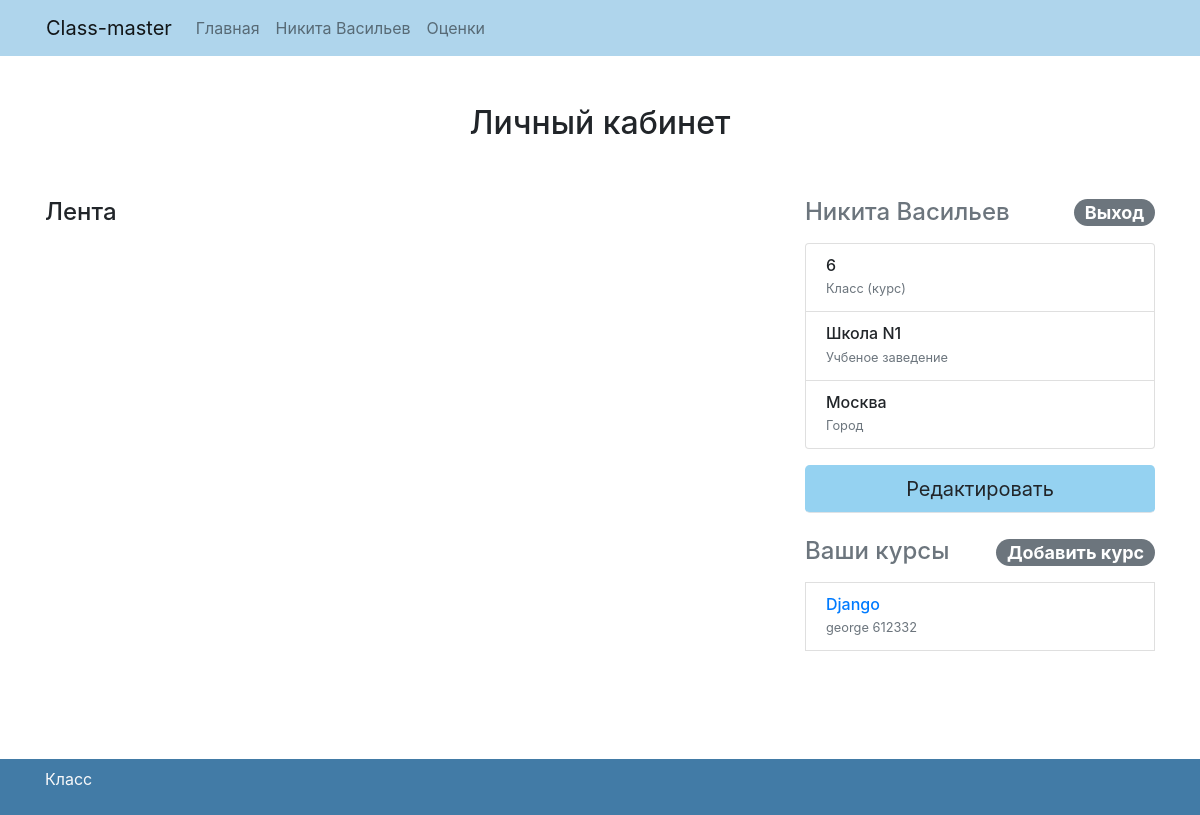
Before: /im/ (signed in) with the older database file.
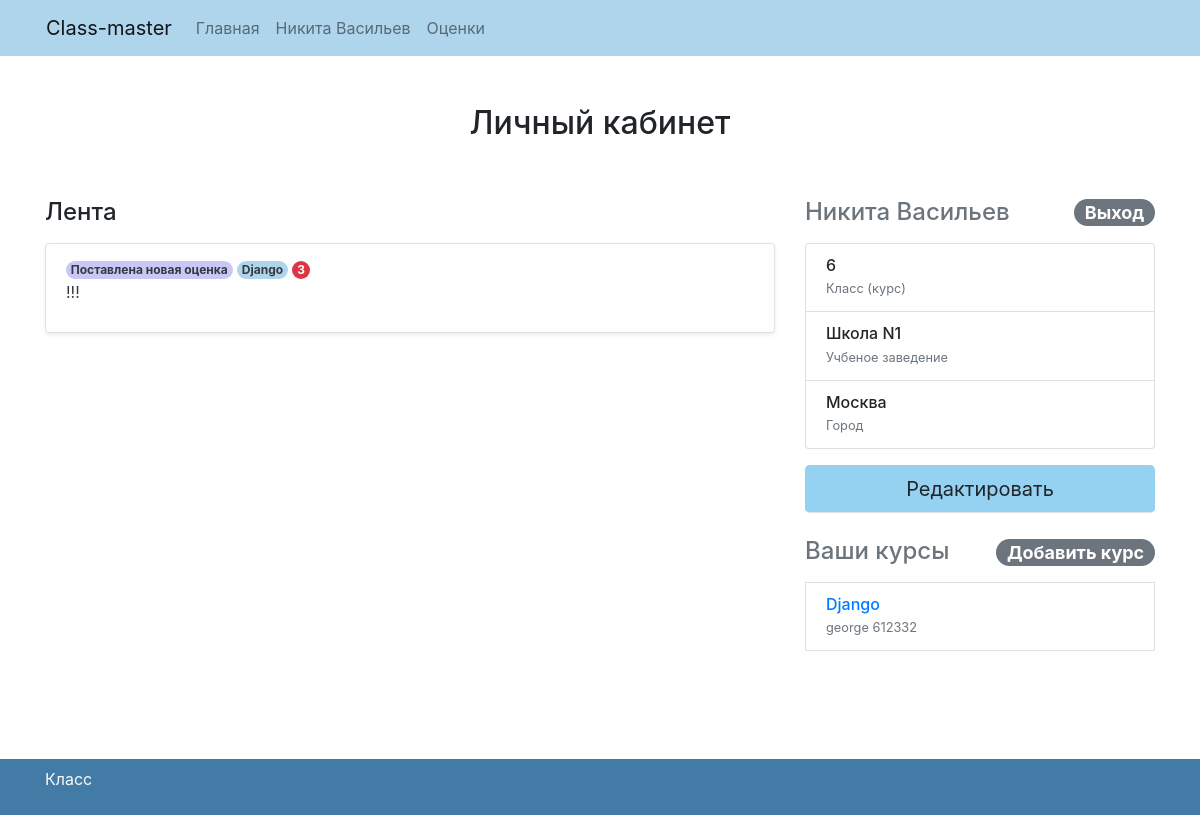
After: the same page with the newer database file.
### my_class/models.py (models this page shows, shortened)
class Class(models.Model):
    name = models.CharField(max_length=32)
    teacher = models.ForeignKey(settings.AUTH_USER_MODEL, on_delete=models.CASCADE, null=True, blank=True)
    def pin(self):
        return generate_pin(self.pk)
    class Meta:
        verbose_name = "Классы"
        verbose_name_plural = "Классы"

class StudentAnswer(models.Model):
    comment = models.TextField(max_length=256, blank=True, null=True)
    current_class = models.ForeignKey('Class', on_delete=models.CASCADE, blank=True, null=True)
    task = models.ForeignKey(Task, on_delete=models.CASCADE)
    author = models.ForeignKey('Profile', on_delete=models.CASCADE, blank=True, null=True)
    mark = models.IntegerField(blank=True, null=True)
    teacher_comment = models.TextField(max_length=256, blank=True, null=True)
    mark_time = models.DateTimeField(blank=True, null=True)
    send_time = models.DateTimeField(blank=True, null=True)
    class Meta:
        verbose_name = "Ответы"
        verbose_name_plural = "Ответы"

class Task(models.Model):
    title = models.CharField(max_length=32)
    body = RichTextUploadingField(blank=True, null=True)
    date = models.DateField()
    current_class = models.ForeignKey('Class', on_delete=models.CASCADE, null=True, blank=True)
    author = models.ForeignKey(settings.AUTH_USER_MODEL, on_delete=models.CASCADE, blank=True, null=True)
    published_date = models.DateTimeField(auto_now_add=True)
    edit_date = models.DateTimeField(auto_now_add=True, blank=True, null=True)
    max_mark = models.IntegerField(default=5)
    class Meta:
        verbose_name = "Задания"
        verbose_name_plural = "Задания"

### my_class/views.py (the view)
# urls.py: path('im/', profile),
@login_required
def profile(request):
    profile = get_object_or_404(Profile, user=request.user)
    marks = reversed(StudentAnswer.objects.filter(author=request.user.profile).exclude(mark=None))
    return render(request, 'profile.html', {
        'profile': profile,
        'marks': marks,
    })

### my_class/models.py (called while the page is built)
def generate_pin(n):
    return n ^ 612345

### my_class/templates/profile.html (shortened to what this page needs)
{% extends "base.html" %}
  {% block content %}
	  <div class="container">
	<div class="py-5 text-center">
	  <h2>Личный кабинет</h2>
	</div>
	  <div class="row">
	    <div class="col-md-4 order-md-2 mb-5">
	    	<h4 class="d-flex justify-content-between align-items-center mb-3">
		       	<span class="text-muted">{{profile.user.first_name}} {{profile.user.last_name}}</span>
		       	<a class="badge badge-secondary badge-pill" href="/accounts/logout">Выход</a>
		    </h4>
		    <ul class="list-group mb-3">
		    	<li class="list-group-item d-flex justify-content-between lh-condensed">
		          <div>
		            <h6 class="my-0">{{profile.grade}}</h6>
		            <small class="text-muted">Класс (курс)</small>
		          </div>
		        </li>
		        <li class="list-group-item d-flex justify-content-between lh-condensed">
		          <div>
		            <h6 class="my-0">{{profile.institution}}</h6>
		            <small class="text-muted">Учбеное заведение</small>
		          </div>
		        </li>
		        <li class="list-group-item d-flex justify-content-between lh-condensed">
		          <div>
		            <h6 class="my-0">{{profile.city}}</h6>
		            <small class="text-muted">Город</small>
		          </div>
		        </li>
		    </ul>
	    	<a class="btn btn-lg btn-block mb-4 border-bottom" href='/edit' type="submit"
	    	style="background-color: #95D2F1;">Редактировать</a>
		     <h4 class="d-flex justify-content-between align-items-center mb-3">
		       	<span class="text-muted">Ваши курсы</span>
		        <div class="dropdown">
				  <span class="badge badge-secondary badge-pill" type="button" id="dropdownMenuButton" data-toggle="dropdown" aria-haspopup="true" aria-expanded="false">
				    Добавить курс
				  </span>
				</div>
		    </h4>
		    <ul class="list-group mb-3">
		    	{% for class in profile.classes.all %}
		    	<a href="/classes/{{class.name}}-{{class.pk}}/feed">
		    		<li class="list-group-item d-flex justify-content-between lh-condensed">
				        <div>
				            <h6 class="my-0">{{ class.name }}</h6>
				            <small class="text-muted">{{ class.teacher }} {{ class.pin }}</small>
				        </div>
		        	</li>
		    	</a>
		        {% endfor %}
		    </ul>
	    </div>
	    <div class="col-md-8 order-md-1">
	      <h4 class="mb-3">Лента</h4>
			{% for mark in marks %}
			<ul class="list-group">
				<div class="alert alert-light border shadow-sm" role="alert">
					<span class="badge rounded-pill text-dark" style="background-color: #CAC6F5;">Поставлена новая оценка</span>
					<span class="badge rounded-pill text-dark" style="background-color: #AFD5EC;">{{mark.task.current_class.name}}</span>
					<span class="badge bg-danger text-white rounded-pill">{{mark.mark}}</span><br>
					<p class="text-dark">{{mark.teacher_comment}}</p></div>
			</ul>
			{% endfor %}
	    </div>
	  </div>
	  </div>
	{% endblock %}

Changed rows visible on the page:
added StudentAnswer: task.current_class.name "Django", mark "3", teacher_comment "!!!"
